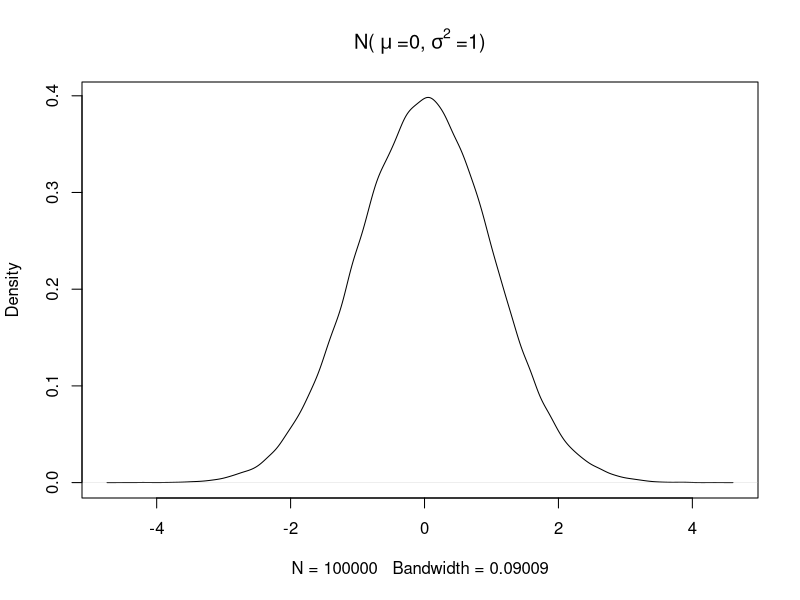
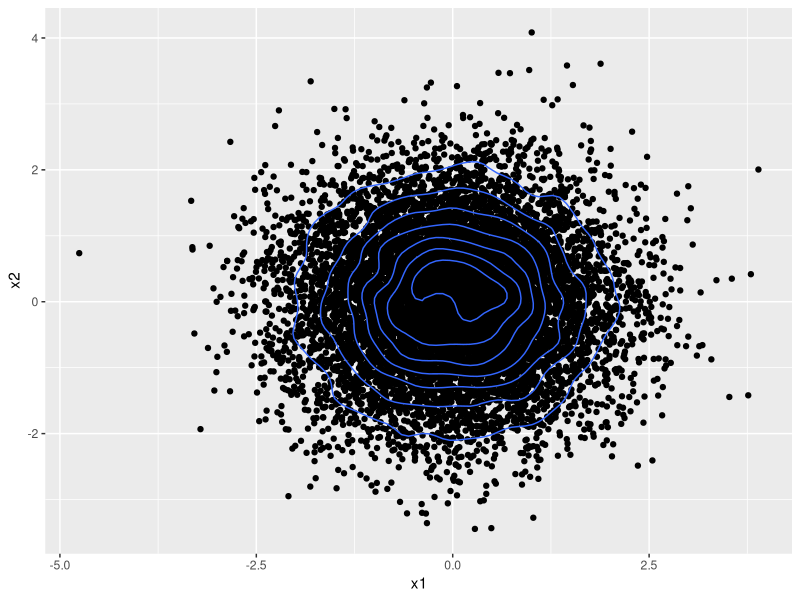
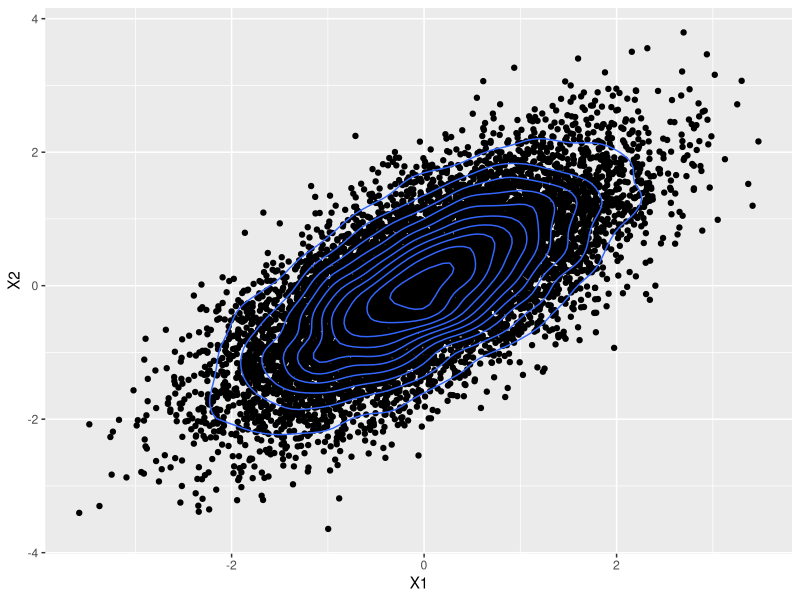
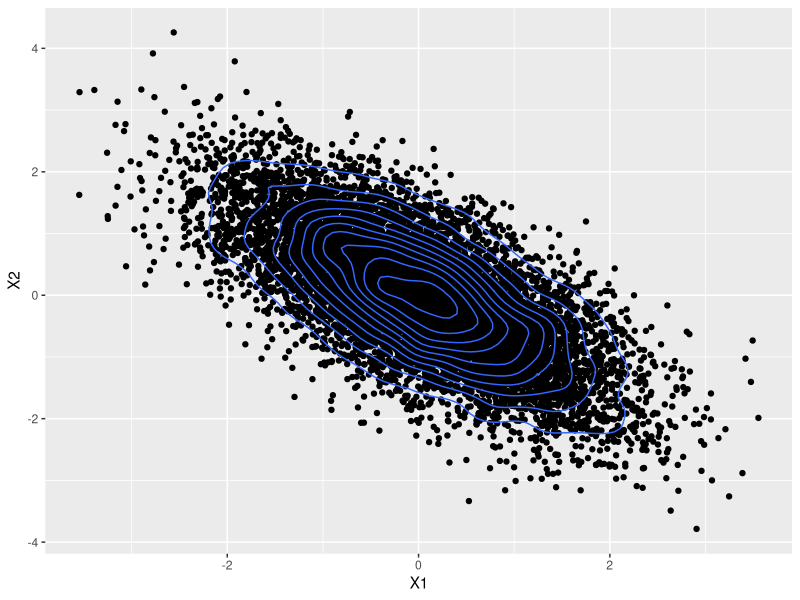
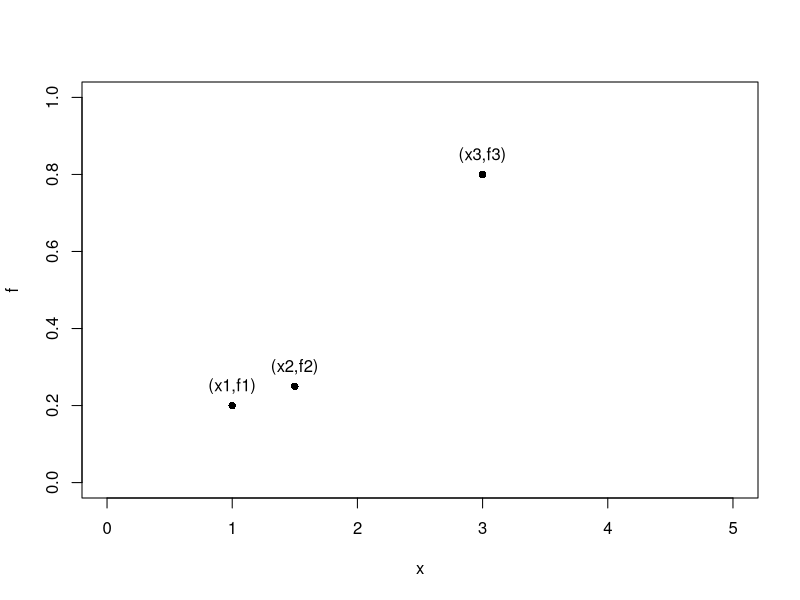
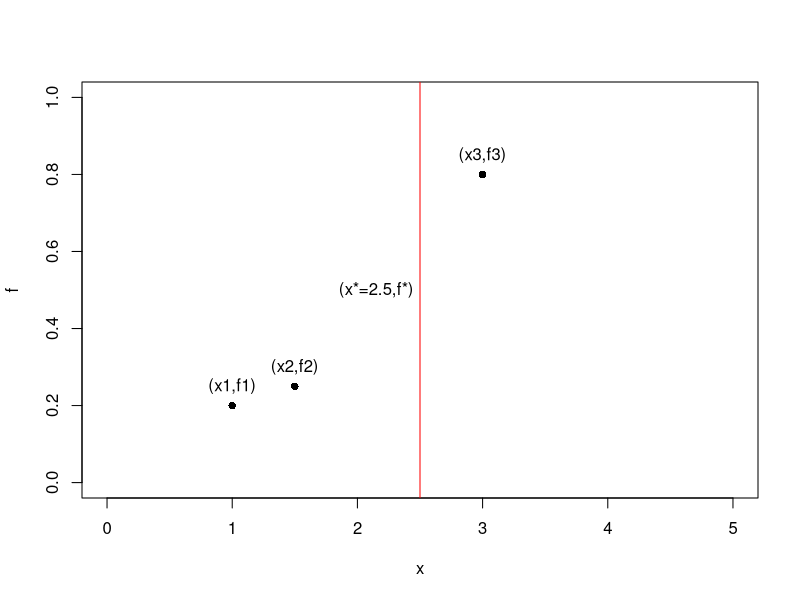
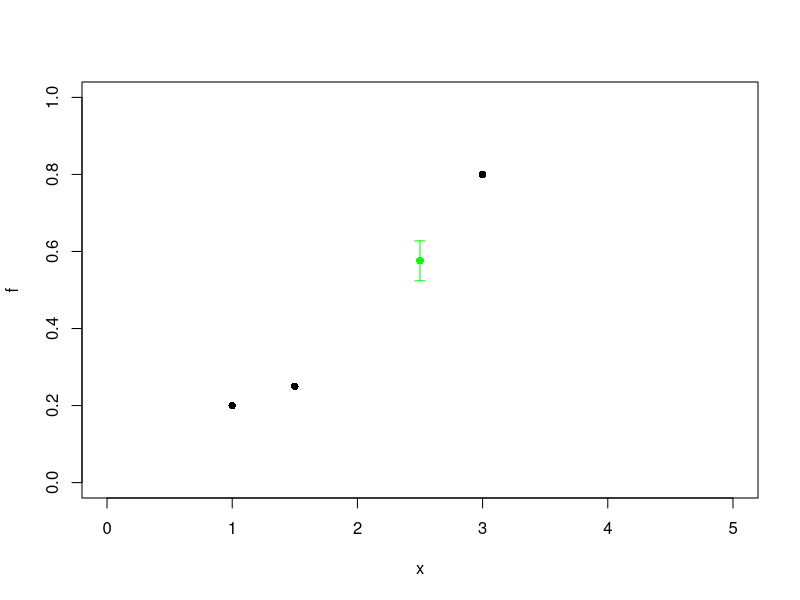
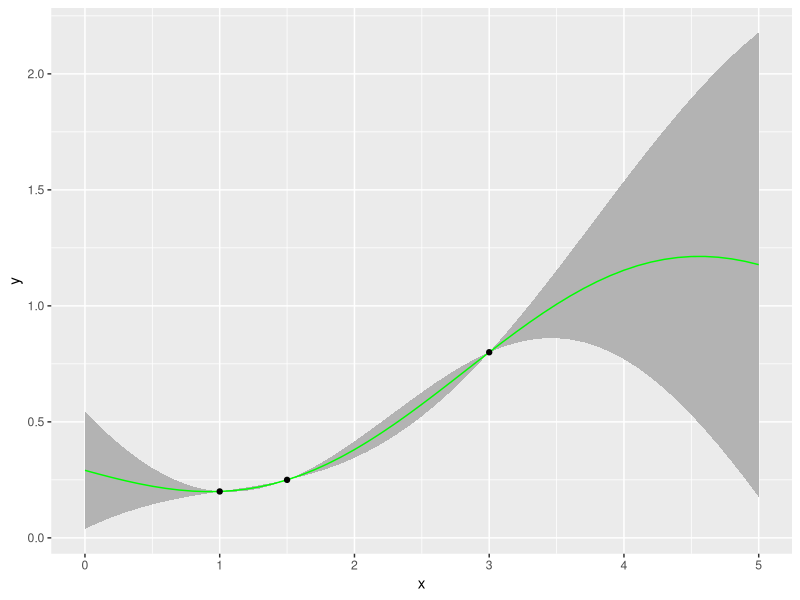

Generate these figures, in order, with R:
## ---- chunk 1
knitr::opts_chunk$set(echo = TRUE)
## ---- chunk 2
set.seed(0)
plot(density(rnorm(100000)),main = bquote("N("~mu~"=0,"~sigma^2~"=1)"))
## ---- chunk 3
library(ggplot2)
df = data.frame(x= rnorm(10000),y =rnorm(10000))
ggplot(df,aes(x=x,y=y)) + geom_point()+geom_density_2d()+labs(x='x1',y='x2')
## ---- chunk 4
library(mvtnorm)
gaussian_2d <- data.frame(rmvnorm(10000,mean= c(0,0),sigma = matrix(c(1,0.7,0.7,1),ncol=2)))
ggplot(gaussian_2d,aes(x=X1,y=X2)) + geom_point()+geom_density_2d() 

## ---- chunk 5
gaussian_2d <- data.frame(rmvnorm(10000,mean= c(0,0),sigma = matrix(c(1,-0.7,-0.7,1),ncol=2)))
ggplot(gaussian_2d,aes(x=X1,y=X2)) + geom_point()+geom_density_2d() 
## ---- chunk 6
library(gganimate)
library(tidyr)
library(dplyr)
library(magrittr)

#Select top 10 rows for visualization
viz_data <- head(gaussian_2d,10)
viz_data$set <- as.integer(c(1:10))
#Convert to long format
viz_data_long <- gather(viz_data,key='datapoint',value='y',-set) %>% arrange(set) %>% 
                    select(-datapoint) %>% 
                      mutate(x = rep(c(1,2),length(unique(viz_data$set)))) %>%
                        select(set,x,y)


## ---- chunk 7

ggplot(viz_data_long,aes(x=x,y=y,group=set)) + geom_point() + 
  geom_line(col='cornflowerblue')+ transition_time(set)
## ---- chunk 8
N  <- 10 # dimension of required cov matrix
cov_mat <- diag(N)

vec <- seq(1,0.1,by = -1/N)[2:N]

for(i in 1:(N-1)){
  cov_mat[i,(i+1):N] <- cov_mat[(i+1):N,i] <- vec[1:(N-i)]
}

rownames(cov_mat) <- colnames(cov_mat)<- paste0('X',c(1:10))
print(cov_mat)
## ---- chunk 9
gaussian_10d <- data.frame(rmvnorm(10,mean= rep(0,10),sigma = cov_mat))
viz_data <- gaussian_10d
viz_data$set <- as.integer(c(1:10))
#Convert to long format
viz_data_long <- gather(viz_data,key='datapoint',value='y',-set) %>% arrange(set) %>% 
                    select(-datapoint) %>% 
                      mutate(x = rep(c(1:10),length(unique(viz_data$set)))) %>%
                        select(set,x,y)




## ---- chunk 10
ggplot(viz_data_long,aes(x=x,y=y,group=set)) + geom_point() + 
  geom_line(col='cornflowerblue')+ transition_time(set)
## ---- chunk 11

plot(data.frame(x = c(1,1.5,3) , f = c(0.2,0.25,0.8)),xlim=c(0,5),ylim = c(0,1),pch=16)
text(x=c(1,1.5,3),y = c(0.25,0.3,0.85),labels=c('(x1,f1)','(x2,f2)','(x3,f3)'))
## ---- chunk 12
library(kernlab)
rbfkernel <- rbfdot(sigma = 0.1) # Set value of hyperparameter
point1 <- c(1)
point2 <- c(1.5)
point3 <- c(3)

K12 <- K21 <- rbfkernel(point1,point2)
K23 <- K32 <- rbfkernel(point2,point3)
K13 <- K31 <-rbfkernel(point1,point3)
K11 <- rbfkernel(point1,point1)
K22 <- rbfkernel(point2,point2)
K33 <- rbfkernel(point3,point3)


K <- matrix(c(K11,K12,K13,K21,K22,K23,K31,K32,K33),byrow=TRUE,nr=3)
print(K)

## ---- chunk 13
plot(data.frame(x = c(1,1.5,3) , f = c(0.2,0.25,0.8)),xlim=c(0,5),ylim = c(0,1),pch=16)
abline(v= 2.5,col='red')
text(x=c(1,1.5,3,2.15),y = c(0.25,0.3,0.85,0.5),labels=c('(x1,f1)','(x2,f2)','(x3,f3)','(x*=2.5,f*)'))
## ---- chunk 14

f <- c(0.2,0.25,0.8)

point_star <- c(2.5)

K1star <- Kstar1 <- rbfkernel(point1,point_star)
K2star <- Kstar2 <- rbfkernel(point2,point_star)
K3star <- Kstar3 <-rbfkernel(point3,point_star)
Kstarstar <- rbfkernel(point_star,point_star)

Kstar = c(K1star,K2star,K3star)
Kstar_t = t(Kstar)
K_inv = solve(K)

##The mean##
mu_star = Kstar_t%*%K_inv%*%f

##The  standard deviation##
sigma_star = sqrt(Kstarstar - Kstar_t%*%K_inv%*%Kstar)

print(paste0('Mean of f* = ',mu_star))
print(paste0('Standard deviation of f* = ',sigma_star))

## ---- chunk 15
plot(data.frame(x = c(1,1.5,3,point_star) , f = c(0.2,0.25,0.8,mu_star)),xlim=c(0,5),ylim = c(0,1),pch=16, col = c(rep('black',3),'green'))
arrows(point_star,mu_star - 1.96*sigma_star,point_star,mu_star + 1.96*sigma_star,length = 0.05,angle=90,
       code=3,col='green')


## ---- chunk 16

predict <- function(input){
  
  point_star <- input

  K1star <- Kstar1 <- rbfkernel(point1,point_star)
  K2star <- Kstar2 <- rbfkernel(point2,point_star)
  K3star <- Kstar3 <-rbfkernel(point3,point_star)
  Kstarstar <- rbfkernel(point_star,point_star)

  Kstar = c(K1star,K2star,K3star)
  Kstar_t = t(Kstar)
  K_inv = solve(K)

  ##The mean##
  mu_star = Kstar_t%*%K_inv%*%f

  ##The standard deviation##
  sigma_star = tryCatch(sqrt(Kstarstar - Kstar_t%*%K_inv%*%Kstar),
                        warning = function(e){0})
  
  return(c(mu_star,sigma_star))
}

##Vector of points to generate predictions on
x <- seq(0,5,by=0.1)

predictions <- sapply(x,predict)
mean <- predictions[1,]
#lower bound
lb <- predictions[1,] - 1.96*predictions[2,]
#upper bound
ub <-predictions[1,] + 1.96*predictions[2,]
#Bind together in a dataframe
preds <- data.frame(cbind(x,mean,lb,ub))
#Inputs
inputs <-  data.frame(x=c(point1,point2,point3),f=f)


ggplot(preds,aes(x=x,y=mean)) + 
  geom_ribbon(aes(x=x,ymin=lb,ymax=ub),fill='grey70')+
  geom_line(col='green')+
  geom_point(data=inputs,mapping=aes(x=x,y=f))+labs(y='y')
  

## ---- chunk 17
x_vec <- seq(-5,5,by=0.1)
rbfkernel <- rbfdot(sigma = 1) # Set value of hyperparameter
cov_mat <- kernelMatrix(rbfkernel,x_vec,x_vec)

gp_prior <- data.frame(t(rmvnorm(5,mean= rep(0,length(x_vec)),sigma = cov_mat)))


matplot(x=x_vec,y = gp_prior,lty=1,type='l',xlab ='x',ylab = 'y',col=c(1:10))
## ---- chunk 18
plot(x=x_vec,y=sin(x_vec),type='l',xlab='x',ylab='y')
points(x=c(0.5,2,3),y=sin(c(0.5,2,3)),pch =16)

## ---- chunk 19
train_x <- c(0.5,2,3)
test_x <- x_vec
f <- sin(train_x)
K <- kernelMatrix(rbfkernel,train_x,train_x)
K_star <- kernelMatrix(rbfkernel,train_x,test_x)
K_starstar <- kernelMatrix(rbfkernel,test_x,test_x)
K_inv <- solve(K)

## ---- chunk 20

mu_star <- t(K_star)%*%K_inv%*%f
Sigma_star <- K_starstar - t(K_star)%*%K_inv%*%K_star
## ---- chunk 21
gp_posterior <- data.frame(t(rmvnorm(5,mean= rep(0,length(mu_star)),sigma = Sigma_star)) + as.vector(mu_star))
matplot(x=test_x,y = gp_posterior,lty=1,type='l',xlab ='x',ylab = 'y',col=c(1:10))
lines(x=x_vec,y=sin(x_vec),lty=2,lwd=2)
points(x=train_x,y=f,pch=16)
